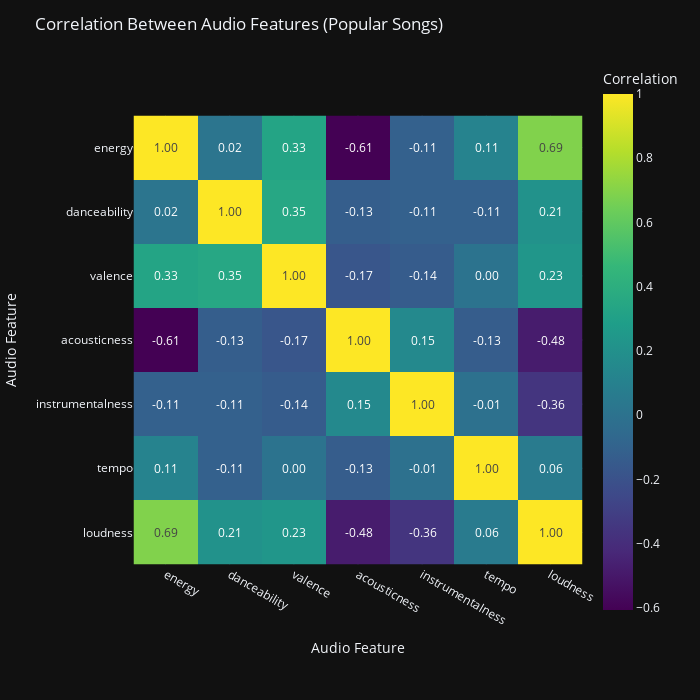

Write notebook code for a chart like this one.
### Markdown cell above
### Heatmap Correlation for Popular Songs Between Audio Features
This heatmap helps artists understand the relationships between different audio features. A strong positive correlation (closer to +1) means two features increase together, for example, higher energy often means higher loudness. A strong negative correlation (closer to –1) means as one feature increases, the other decreases, such as more acoustic songs often being less energetic. A correlation close to 0 means there's no meaningful relationship between the two features.

Note, this heatmap is not about predicting popularity directly. Instead, it shows how features relate to one another across popular songs. Artists can use it to see which features influence each other, for example, if you want to raise your song’s danceability, the heatmap can show which other traits like energy or valence might help.

### Code cell
# Define features
features = ['energy', 'danceability', 'valence', 'acousticness', 'instrumentalness', 'tempo', 'loudness']

# Normalize 'tempo' and 'loudness' for both datasets
scaler = MinMaxScaler()
high_song_popularity[['tempo', 'loudness']] = scaler.fit_transform(high_song_popularity[['tempo', 'loudness']])

# Correlation matrices
corr_popular = high_song_popularity[features].corr()

# Popular songs heatmap
fig_popular = px.imshow(
    corr_popular,
    text_auto='.2f',
    color_continuous_scale='Viridis',
    labels=dict(x="Audio Feature", y="Audio Feature", color="Correlation")
)

fig_popular.update_layout(
    title="Correlation Between Audio Features (Popular Songs)",
    width=700,
    height=700,
    template="plotly_dark"
)

# Show both
fig_popular.show()

# Test
print(high_song_popularity.head())

### Figure 1 — Plotly figure (JSON) as saved in the notebook; plotly's stock layout.template omitted (floating-point values rounded to 4 significant figures)
{"data": [{"coloraxis": "coloraxis", "hovertemplate": "Audio Feature: %{x}<br>Audio Feature: %{y}<br>Correlation: %{z}<extra></extra>", "name": "0", "texttemplate": "%{z:.2f}", "type": "heatmap", "x": ["energy", "danceability", "valence", "acousticness", "instrumentalness", "tempo", "loudness"], "xaxis": "x", "y": ["energy", "danceability", "valence", "acousticness", "instrumentalness", "tempo", "loudness"], "yaxis": "y", "z": [[1.0, 0.01773, 0.3264, -0.6063, -0.1086, 0.1146, 0.6911], [0.01773, 1.0, 0.3473, -0.1258, -0.1084, -0.1113, 0.2126], [0.3264, 0.3473, 1.0, -0.1739, -0.1397, 0.00269, 0.2346], [-0.6063, -0.1258, -0.1739, 1.0, 0.1518, -0.1329, -0.4814], [-0.1086, -0.1084, -0.1397, 0.1518, 1.0, -0.009404, -0.3557], [0.1146, -0.1113, 0.00269, -0.1329, -0.009404, 1.0, 0.06259], [0.6911, 0.2126, 0.2346, -0.4814, -0.3557, 0.06259, 1.0]]}], "layout": {"coloraxis": {"colorbar": {"title": {"text": "Correlation"}}, "colorscale": [[0, "#440154"], [0.1111, "#482878"], [0.2222, "#3e4989"], [0.3333, "#31688e"], [0.4444, "#26828e"], [0.5556, "#1f9e89"], [0.6667, "#35b779"], [0.7778, "#6ece58"], [0.8889, "#b5de2b"], [1, "#fde725"]]}, "height": 700, "margin": {"t": 60}, "title": {"text": "Correlation Between Audio Features (Popular Songs)"}, "width": 700, "xaxis": {"anchor": "y", "constrain": "domain", "domain": [0, 1], "scaleanchor": "y", "title": {"text": "Audio Feature"}}, "yaxis": {"anchor": "x", "autorange": "reversed", "constrain": "domain", "domain": [0, 1], "title": {"text": "Audio Feature"}}}}
